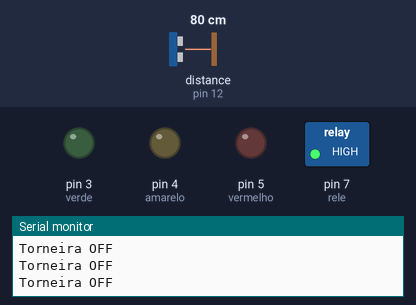
Recording of a sketch running on a simulated Arduino Uno, built with avr-gcc and run on an emulated ATmega328P. Shown: switched loads named in the sketch (green lamp = pin HIGH), output pins drawn as LEDs (lit = HIGH), the last lines printed to the serial monitor. Inputs (shaded band) come from the test bench; at power-on: distance to the obstacle (sensor on pin 12) 80 cm. The echo pulse lasts 58.3 µs per cm.

Above: at 1.3 s.
1.4 s: distance to the obstacle (sensor on pin 12) set to 12 cm
2.9 s: distance to the obstacle (sensor on pin 12) set to 9 cm
At 4.0 s:
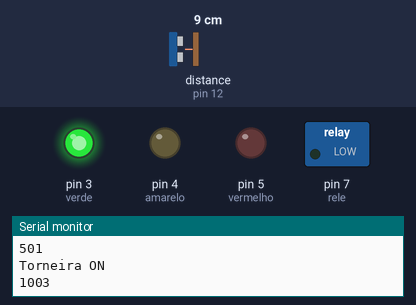
4.5 s: distance to the obstacle (sensor on pin 12) set to 18 cm
At 5.3 s:
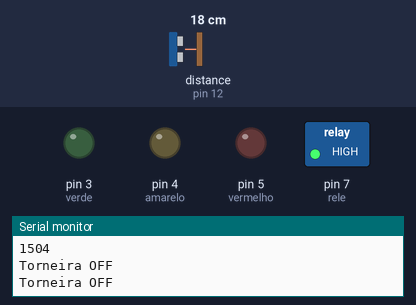
6.0 s: distance to the obstacle (sensor on pin 12) set to 2 cm
At 6.7 s:
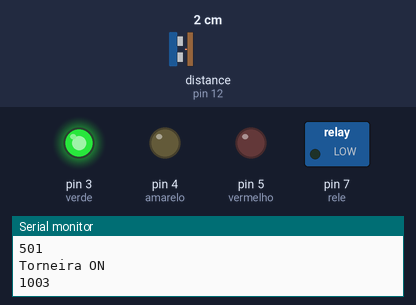
9.0 s: distance to the obstacle (sensor on pin 12) set to 35 cm
At 10.5 s:
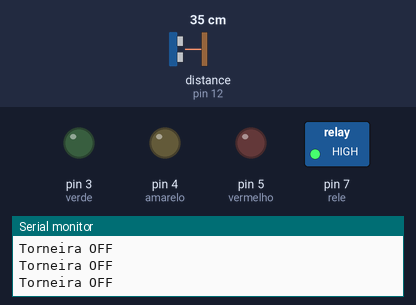
Timing chart, 0 to 11.5 s (numbered marks = the images above; inputs shaded):
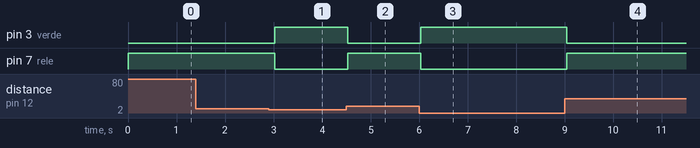

Measured:
- the behaviour switches between 11 and 10 cm on distance to the obstacle (sensor on pin 12) (found by bisection; images 0 and 1)
- after the input at 2.9 s, pin 3 (verde): LOW → HIGH after 0.12 s; pin 7 (rele): HIGH → LOW after 0.12 s
- after the input at 4.5 s, pin 3 (verde): HIGH → LOW at once; pin 7 (rele): LOW → HIGH at once
- after the input at 6.0 s, pin 3 (verde): LOW → HIGH at once; pin 7 (rele): HIGH → LOW at once
- after the input at 9.0 s, pin 3 (verde): HIGH → LOW at once; pin 4 (amarelo): stays LOW (without the input it goes to HIGH after 0.04 s); pin 7 (rele): LOW → HIGH at once

The sketch:

Torneira_v2.ino
```cpp
#include <Ultrasonic.h>

#define TRIGGER_PIN  11
#define ECHO_PIN     12
#define rele          7
#define verde         3
#define amarelo       4
#define vermelho      5

Ultrasonic ultrasonic(TRIGGER_PIN, ECHO_PIN);

unsigned long AtualMillis;
long AnteriorMillis = 0;
long Intervalo = 0; //Intervalo de desligamento
int limite = 0;
unsigned long SomaIntervalo = 0;

void setup(){
  Serial.begin(9600);
  pinMode(rele, OUTPUT);
  pinMode(verde, OUTPUT);
  pinMode(amarelo, OUTPUT);
  pinMode(vermelho, OUTPUT);
}

void loop(){
  float cmMsec;
  long microsec = ultrasonic.timing();
  cmMsec = ultrasonic.convert(microsec, Ultrasonic::CM);

  AtualMillis = millis();
  Intervalo = AtualMillis - AnteriorMillis;
  AnteriorMillis = AtualMillis;
  SomaIntervalo = SomaIntervalo + Intervalo;

  if(cmMsec >  10){
    digitalWrite(rele,HIGH);
    digitalWrite(verde,LOW);
    digitalWrite(amarelo,LOW);
    digitalWrite(vermelho,LOW);

    Serial.println("Torneira OFF");
    delay(500);
    SomaIntervalo = 0;
    limite = 0;
  }
  else{
    digitalWrite(rele,LOW);
    digitalWrite(verde,HIGH);
    Serial.println("Torneira ON");
    Serial.println(SomaIntervalo);
    delay(500);

    //Serial.print(", CM: ");
    //Serial.println(cmMsec);

    if(SomaIntervalo > 0){
       digitalWrite(verde,HIGH);
    }

    if(SomaIntervalo > 3000){
      digitalWrite(amarelo, HIGH);
    }

    if(SomaIntervalo > 6000){
      digitalWrite(vermelho, HIGH);
    }

    if(SomaIntervalo > 9000){
       while (limite == 0){
          digitalWrite(rele,HIGH);
          digitalWrite(verde,LOW);
          digitalWrite(amarelo,LOW);
          digitalWrite(vermelho,LOW);
          Serial.println("%%%%LIMITE DE USO%%%%");
          delay(500);
          digitalWrite(vermelho,HIGH);
          delay(500);

          microsec = ultrasonic.timing();
          cmMsec = ultrasonic.convert(microsec, Ultrasonic::CM);
          if(cmMsec >  10){
            limite = 1;
            SomaIntervalo = 0;
          }
       }
    }
  }

}
```
